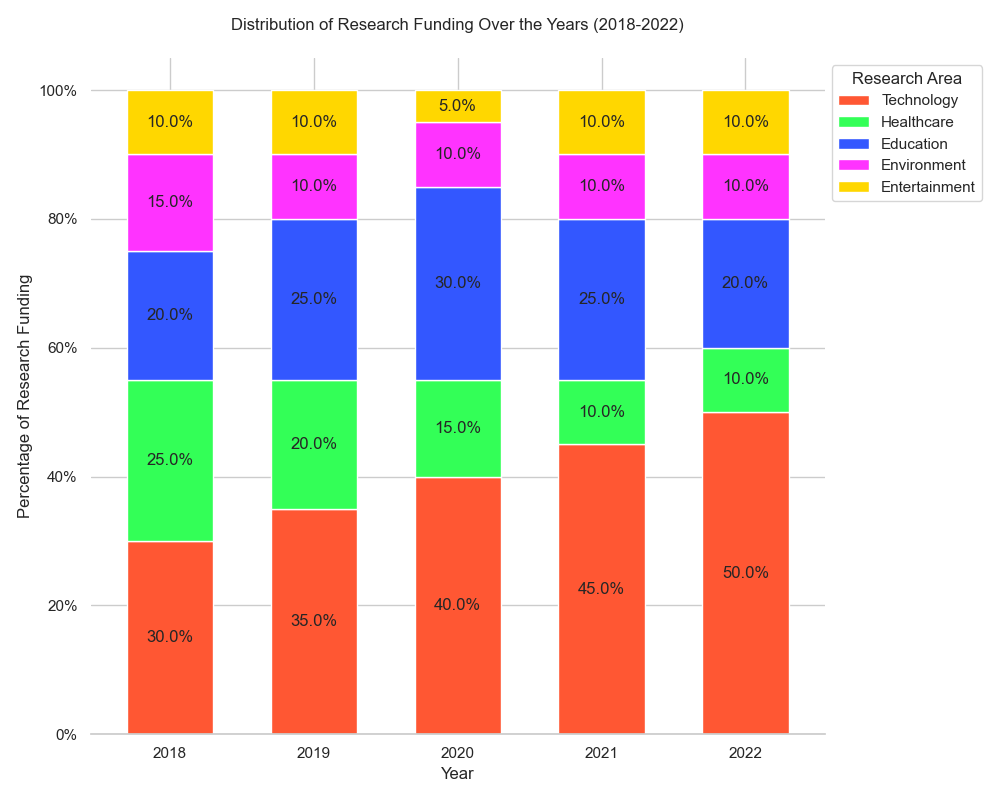

Recreate this plot in Python.

import pandas as pd
import seaborn as sns
import matplotlib.pyplot as plt
from matplotlib.ticker import FixedFormatter

# Creating the dataframe
data = {
    'Year': ['2018', '2019', '2020', '2021', '2022'],
    'Technology': [30, 35, 40, 45, 50],
    'Healthcare': [25, 20, 15, 10, 10],
    'Education': [20, 25, 30, 25, 20],
    'Environment': [15, 10, 10, 10, 10],
    'Entertainment': [10, 10, 5, 10, 10]
}
df = pd.DataFrame(data)
df.set_index('Year', inplace=True)

# Convert to percentages
df_percentage = df.div(df.sum(axis=1), axis=0) * 100

# Starting the stackplot
fig, ax = plt.subplots(figsize=(10, 8))
df_percentage.plot(kind='bar', stacked=True, width=0.6, color=['#FF5733', '#33FF57', '#3357FF', '#FF33FF', '#FFD700'], ax=ax)

# Adding the percentage labels on each bar
for c in ax.containers:
    labels = [f'{w:.1f}%' for w in c.datavalues]
    ax.bar_label(c, labels=labels, label_type='center')

ax.set_ylabel('Percentage of Research Funding')
ax.set_xlabel('Year')
ax.set_title('Distribution of Research Funding Over the Years (2018-2022)', pad=20)
ax.yaxis.set_major_formatter(FixedFormatter(['0%', '20%', '40%', '60%', '80%', '100%']))

plt.xticks(rotation=0)
plt.legend(title='Research Area', loc='upper left', bbox_to_anchor=(1, 1))
sns.despine(left=True)

plt.tight_layout()
plt.show()
